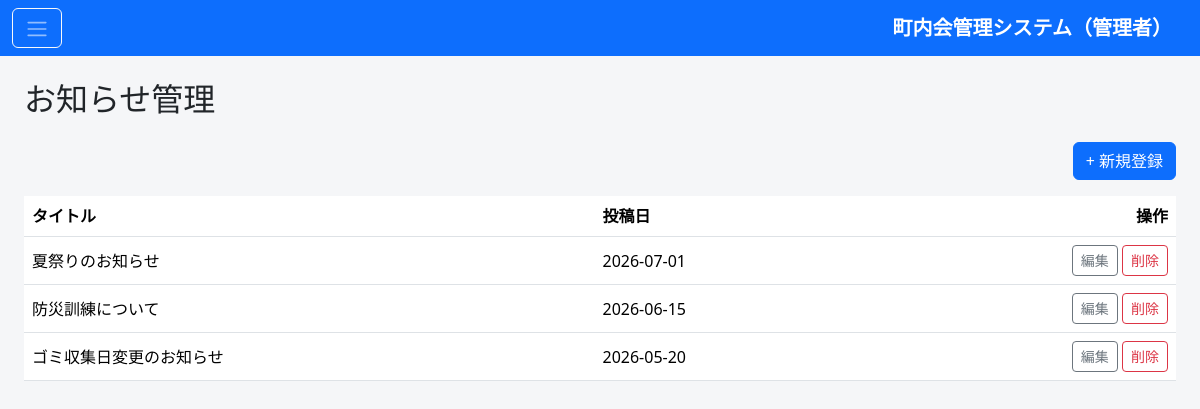
Page /admin/notice_list.php (signed in) on the committed database.
### tables this page shows
CREATE TABLE notices (
    id              BIGINT UNSIGNED AUTO_INCREMENT PRIMARY KEY,
    title           VARCHAR(200)    NOT NULL,
    body            TEXT            NOT NULL,
    published_at    DATE            NOT NULL,
    created_at      DATETIME        NOT NULL DEFAULT CURRENT_TIMESTAMP,
    updated_at      DATETIME        NOT NULL DEFAULT CURRENT_TIMESTAMP ON UPDATE CURRENT_TIMESTAMP,
    KEY idx_notices_published_at (published_at)
);

### admin/notice_list.php (the view, shortened to what this page needs)
<?php
require __DIR__ . '/includes/header.php';
$notices = $pdo->query('SELECT id, title, published_at FROM notices ORDER BY published_at DESC')->fetchAll();
?>
<div class="d-flex justify-content-end mb-3">
  <a href="notice_form.php" class="btn btn-primary">+ 新規登録</a>
</div>
<table class="table table-hover bg-white align-middle">
  <thead>
    <tr><th>タイトル</th><th>投稿日</th><th class="text-end">操作</th></tr>
  </thead>
  <tbody>
    <?php foreach ($notices as $n): ?>
    <tr>
      <td><?php echo htmlspecialchars($n['title']); ?></td>
      <td><?php echo htmlspecialchars($n['published_at']); ?></td>
      <td class="text-end">
        <a href="notice_form.php?id=<?php echo $n['id']; ?>" class="btn btn-sm btn-outline-secondary">編集</a>
        <form action="notice_list.php" method="post" class="d-inline" onsubmit="return confirm('削除しますか？');">
          <button class="btn btn-sm btn-outline-danger" type="submit">削除</button>
        </form>
      </td>
    </tr>
    <?php endforeach; ?>
  </tbody>
</table>
<?php require __DIR__ . '/includes/footer.php'; ?>

### admin/includes/header.php (style rules this page uses)
body { background-color: #f5f6f8; }
.table thead { background-color: #e9ecef; }

### rows in the picture
notices: title "夏祭りのお知らせ", published_at "2026-07-01"
notices: title "防災訓練について", published_at "2026-06-15"
notices: title "ゴミ収集日変更のお知らせ", published_at "2026-05-20"

### other values in the picture
$pageTitle "お知らせ管理"
